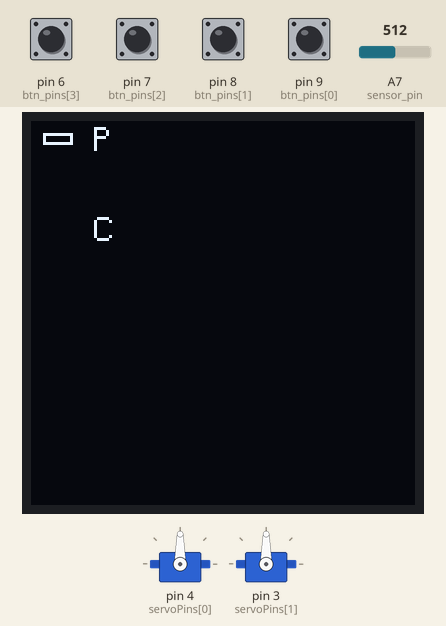
This sketch was run on a simulated Arduino Nano, built with avr-gcc and run on an emulated ATmega328P. On the bench: 128×128 one-colour display, 2 × servo. Inputs (shaded band) come from the test bench; at power-on: pin 6 (btn_pins[3]), pin 7 (btn_pins[2]), pin 8 (btn_pins[1]), pin 9 (btn_pins[0]) HIGH, A7 (sensor_pin) = 512. Storage starts empty.

Above: at 1.2 s.
1.3 s: pin 8 (btn_pins[1]) pulled LOW for 0.15 s
At 3.01 s:
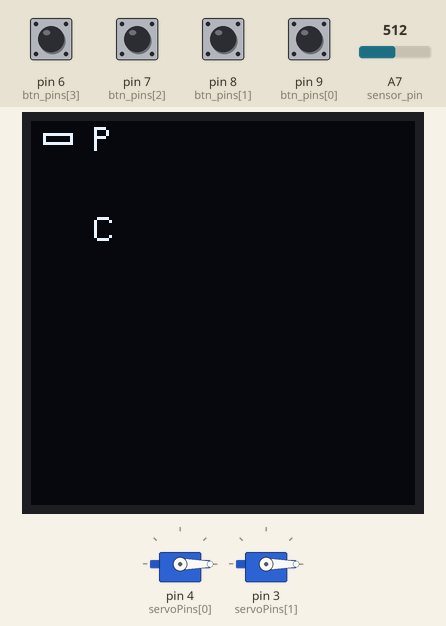
At 4.37 s:
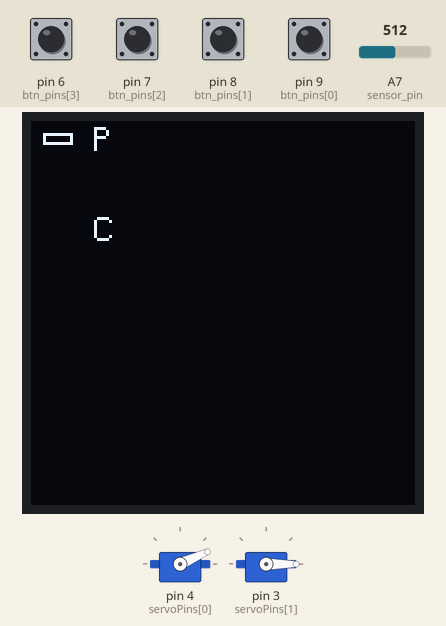
Timing chart, 0 to 45.7 s (numbered marks = the images above; inputs shaded):
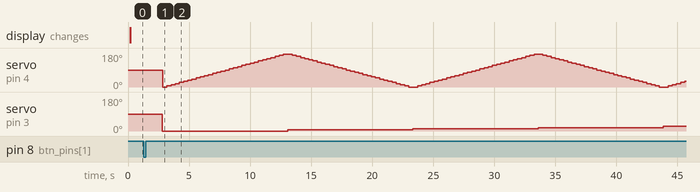

The sketch:

ultra_simple.ino
```cpp
#include <Arduino.h>
#include <U8g2lib.h>
#include <Wire.h>
#include <Servo.h>
#include <SPI.h>
#include <SD.h>

U8G2_SH1107_PIMORONI_128X128_1_HW_I2C u8g2(U8G2_R0);

uint8_t delay_time = 50;

// Hardware Buttons
bool buttons[5] = {false};
bool last_btns[4] = {false};
const uint8_t btn_pins[4] = {9, 8, 7, 6};

// UI State Management
enum UIState { HOME, SHOOT, CALIB };
UIState currentState = HOME;

int8_t selected = 0;

// Photos
const uint8_t sensor_pin = A7;

// Servos
uint8_t angles[2] = {0, 0};
uint8_t targets[2] = {0, 0};
const uint8_t servoPins[2] = {4, 3};
Servo servos[2];

bool movingRight = true;

// SD - MUST BE UPPERCASE FOR ARDUINO SD LIBRARY
const int chipSelect = 10;
bool connectedSD = false;
const char* dirName = "/ZAKAMER1";
char nextFileName[32] = "";

void getNextFileName(const char* dirPath, char* outBuffer, size_t bufferSize) {
  File dir = SD.open(dirPath);
  if (!dir) {
    outBuffer[0] = '\0';
    return;
  }

  int maxIndex = -1;
  uint16_t safetyCounter = 0;

  while (File entry = dir.openNextFile()) {
    if (++safetyCounter > 500) {
      entry.close();
      break;
    }
    if (!entry.isDirectory()) {
      int fileIndex = atoi(entry.name());
      if (fileIndex > maxIndex) {
        maxIndex = fileIndex;
      }
    }
    entry.close();
  }
  dir.close();

  snprintf(outBuffer, bufferSize, "%s/%03d.TXT", dirPath, maxIndex + 1);
}

void setUpSD() {
  if (!SD.begin(SPI_HALF_SPEED, chipSelect)) {
    connectedSD = false;
    return;
  }
  connectedSD = true;

  if (!SD.exists(dirName)) {
    if (!SD.mkdir(dirName)) {
      connectedSD = false;
      return;
    }
  }

  getNextFileName(dirName, nextFileName, sizeof(nextFileName));
}

void shootAll(const char* photoDir) {
  if (!connectedSD || photoDir[0] == '\0') {
    return;
  }

  File dataFile = SD.open(photoDir, FILE_WRITE);
  if (!dataFile) {
    return;
  }

  dataFile.print('[');

  movingRight = true;
  for (uint8_t x = 0; x < 30; x++) {
    dataFile.print('[');
    servos[1].write(x * 6);
    delay(40);
    for (uint8_t y = 0; y < 30; y++) {
      if (movingRight) {
        servos[0].write(y * 6);
      } else {
        servos[0].write((29 - y) * 6);
      }
      delay(100);
      int temp = 0;
      for (uint8_t s = 0; s < 4; s++) {
        temp += analogRead(sensor_pin);
        delay(60);
      }
      dataFile.print(temp / 4);
      if (y != 29) dataFile.print(F(", "));
    }
    movingRight = !movingRight;
    dataFile.print(']');
    if (x != 29) dataFile.print(F(", "));
    dataFile.flush();
  }
  dataFile.print(']');
  dataFile.close();

  moveServo(90, true);
  delay(30); // Stagger servo movements to avoid power dips
  moveServo(90, false);
}

void setUpServos() {
  for (uint8_t i = 0; i < 2; i++) {
    servos[i].attach(servoPins[i]);
    servos[i].write(90);
    angles[i] = 90;
    targets[i] = 90;
  }
}

void moveServo(uint8_t angle, bool xaxis) {
  angle = constrain(angle, 0, 180);
  targets[xaxis ? 0 : 1] = angle;
}

void loopServos() {
  for (uint8_t i = 0; i < 2; i++) {
    if (targets[i] != angles[i]) {
      if (targets[i] > angles[i]) {
        angles[i] += min((uint8_t)(targets[i] - angles[i]), (uint8_t)3);
      } else {
        angles[i] -= min((uint8_t)(angles[i] - targets[i]), (uint8_t)3);
      }
      servos[i].write(angles[i]);
    }
  }
}

void setUpBTNS() {
  for (uint8_t i = 0; i < 4; i++) {
    pinMode(btn_pins[i], INPUT_PULLUP);
  }
}

void loopBTNS() {
  buttons[4] = false;
  for (uint8_t i = 0; i < 4; i++) {
    if (!digitalRead(btn_pins[i])) {
      if (!last_btns[i]) {
        buttons[i] = true;
        last_btns[i] = true;
        buttons[4] = true;
      } else {
        buttons[i] = false;
      }
    } else {
      last_btns[i] = false;
      buttons[i] = false;
    }
  }
}

void setup() {

  pinMode(sensor_pin, INPUT);

  u8g2.begin();
  u8g2.setContrast(255);
  u8g2.setFont(u8g2_font_helvR08_tr);

  setUpBTNS();
  setUpServos();
  setUpSD();
}

void loop() {
  loopBTNS();
  loopServos(); // Servos update here ONCE per loop cycle

  if (currentState == HOME) {
    if (buttons[0]) {
      selected = (selected <= 0) ? 1 : selected - 1;
    } else if (buttons[2]) {
      selected = (selected >= 1) ? 0 : selected + 1;
    } else if (buttons[1]) {
      if (selected == 0) {
        currentState = SHOOT;
      } else if (selected == 1) {
        currentState = CALIB;
        moveServo(90, true);
        delay(30); // Stagger servo movements to avoid power dips
        moveServo(90, false);
        delay_time = 150;
      }
    }

    u8g2.firstPage();
    do {
      u8g2.drawStr(20, 10, "P");
      u8g2.drawStr(20, 40, "C");

      if (!connectedSD) {
        u8g2.drawStr(10, 105, "no SD");
      }

      u8g2.drawFrame(4, selected * 30 + 4, 10, 4);
    } while (u8g2.nextPage());

  } else if (currentState == SHOOT) {
    if (connectedSD) {
      for (uint8_t i = 0; i < 60; i++) {
        loopServos();
        delay(20);
      }

      shootAll(nextFileName);
      getNextFileName(dirName, nextFileName, sizeof(nextFileName));
    }
    currentState = HOME;

  } else if (currentState == CALIB) {
    if (buttons[4]) {
      selected = 0;
      currentState = HOME;
      delay_time = 150;
    }

    u8g2.firstPage();
    do {
      // Removed loopServos() from inside picture loop
      u8g2.setCursor(55, 50);
      u8g2.print(analogRead(sensor_pin));
      u8g2.drawStr(40, 65, "b");
    } while (u8g2.nextPage());
  }

  delay(delay_time);
}
```
